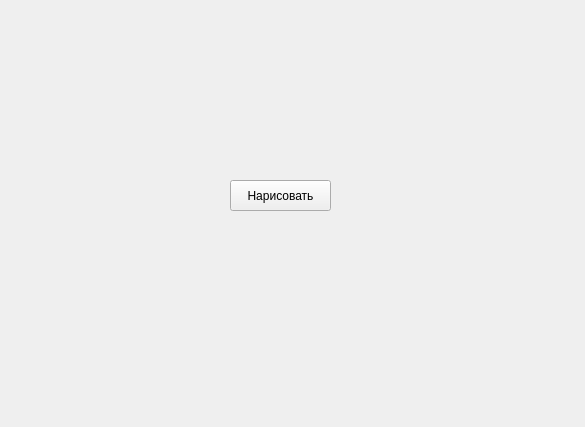
<?xml version="1.0" encoding="UTF-8"?>
<ui version="4.0">
 <class>Form</class>
 <widget class="QWidget" name="Form">
  <property name="geometry">
   <rect>
    <x>0</x>
    <y>0</y>
    <width>585</width>
    <height>427</height>
   </rect>
  </property>
  <property name="windowTitle">
   <string>Form</string>
  </property>
  <widget class="QPushButton" name="draw">
   <property name="geometry">
    <rect>
     <x>230</x>
     <y>180</y>
     <width>101</width>
     <height>31</height>
    </rect>
   </property>
   <property name="text">
    <string>Нарисовать</string>
   </property>
  </widget>
 </widget>
 <resources/>
 <connections/>
</ui>
